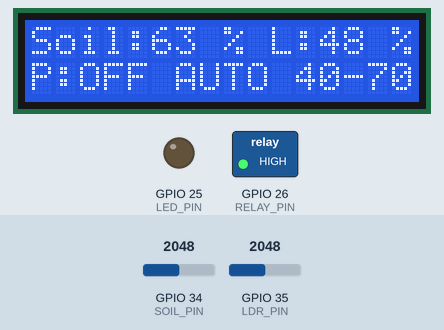
A sketch run on a simulated ESP32. Parts: 16×2 character LCD, switched loads named in the sketch (green lamp = pin HIGH), output pins drawn as LEDs (lit = HIGH). The inputs (shaded band) are chosen by the test bench; at power-on: GPIO 34 (SOIL_PIN) = 2048, GPIO 35 (LDR_PIN) = 2048 (analog values on the 0–4095 scale). WiFi joins after 1.5 s; servers stay silent unless stated; EEPROM starts erased; no MQTT or app messages arrive unless stated; what the sketch prints to the serial monitor is not drawn.

Above: at 2.9 s.
3.0 s: GPIO 34 (SOIL_PIN) set to 2514
At 5.0 s:
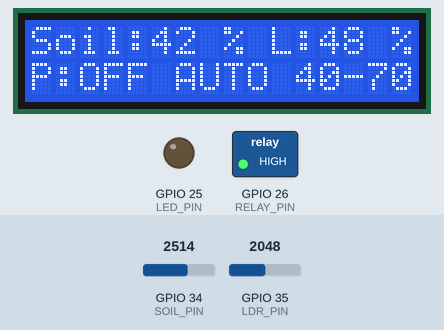
5.3 s: GPIO 34 (SOIL_PIN) set to 2644
At 6.5 s:
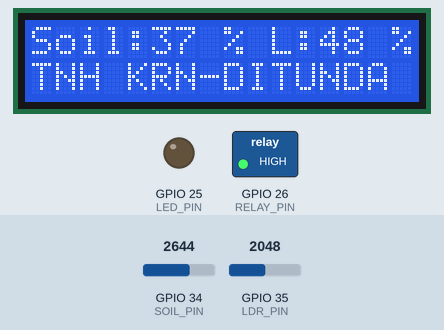
7.3 s: GPIO 35 (LDR_PIN) set to 1973
At 8.2 s:
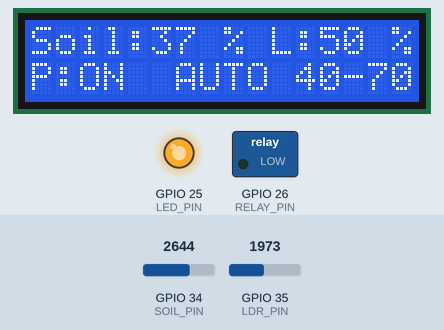
9.4 s: GPIO 35 (LDR_PIN) set to 2866
At 10.7 s:
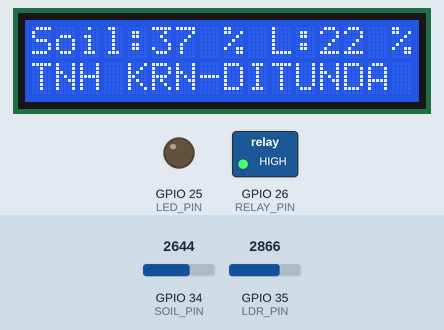
12.9 s: GPIO 34 (SOIL_PIN) set to 2866
At 15.1 s:
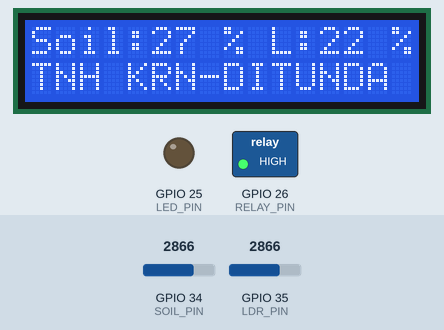
Timing chart, 0 to 16.3 s (numbered marks = the images above; inputs shaded):
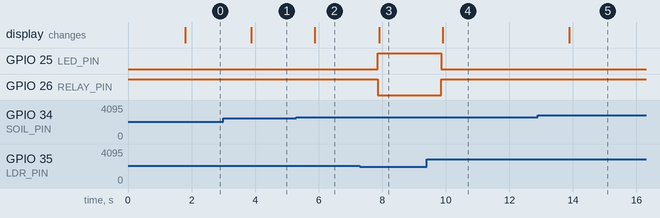

Measured:
- the behaviour switches between 2580 and 2581 on GPIO 34 (SOIL_PIN) (found by bisection; images 1 and 2)
- the behaviour switches between 2001 and 2000 on GPIO 35 (LDR_PIN) (found by bisection; images 2 and 3)
- after the input at 3.0 s, the display: changes after 0.88 s (image 1)
- after the input at 5.3 s, the display: changes after 0.57 s (image 2)
- after the input at 7.3 s, GPIO 25 (LED_PIN): LOW → HIGH after 0.55 s; GPIO 26 (RELAY_PIN): HIGH → LOW after 0.55 s; the display: changes after 0.61 s (image 3)
- after the input at 9.4 s, GPIO 25 (LED_PIN): HIGH → LOW after 0.45 s; GPIO 26 (RELAY_PIN): LOW → HIGH after 0.45 s; the display: changes after 0.51 s (image 4)
- after the input at 12.9 s, the display: changes after 0.98 s (image 5)

The sketch:

sketch.ino
```cpp
/*
 * PotPintar - Smart Plant Care Pot (ESP32)
 *
 * Library (Library Manager / libraries.txt Wokwi):
 *   - PubSubClient
 *   - ArduinoJson (versi 7.x)
 *   - LiquidCrystal I2C
 *   (Preferences, WiFi, Wire sudah bawaan core ESP32)
 *
 * Topic MQTT (harus sama dengan backend):
 *   potpintar/smartplant_azarya_01/telemetry  ESP32 -> backend (JSON)
 *   potpintar/smartplant_azarya_01/status     ESP32 -> backend (online/offline, retained + LWT)
 *   potpintar/smartplant_azarya_01/config     backend -> ESP32 (soil_threshold, retained)
 *   potpintar/smartplant_azarya_01/command    backend -> ESP32 (mode / pump)
 *
 * Full Cloud Decision: Keputusan pompa otomatis diatur oleh Cloud Backend.
 * Keterkaitan LDR & Soil: Malam hari (cahaya < lightThreshold) tidak menyiram meski tanah kering.
 * Relay: HIGH = OFF, LOW = ON.
 */

#include <WiFi.h>
#include <PubSubClient.h>
#include <ArduinoJson.h>
#include <Preferences.h>
#include <Wire.h>
#include <LiquidCrystal_I2C.h>

// ==================================================
// 1. KONFIGURASI WIFI & MQTT (UBAH DI SINI)
// ==================================================

// Masukkan Nama Wi-Fi (SSID) dan Kata Sandi (Password) di sini:
const char* WIFI_SSID     = "KONTRAKIN";         // Ganti dengan nama Wi-Fi Anda
const char* WIFI_PASSWORD = "Bismillahselalu";   // Ganti dengan password Wi-Fi Anda

// Harus broker yang sama dengan MQTT_URL di file .env backend.
const char* MQTT_SERVER = "broker.hivemq.com";
const int   MQTT_PORT   = 1883;
const char* MQTT_USER   = nullptr;  // isi jika broker memakai autentikasi
const char* MQTT_PASS   = nullptr;

const char* DEVICE_ID = "smartplant_azarya_01";

String topicTelemetry, topicStatus, topicConfig, topicCommand;

// ==================================================
// 2. PIN & HARDWARE
// ==================================================

#define SOIL_PIN  34
#define LDR_PIN   35
#define RELAY_PIN 26
#define LED_PIN   25
#define LCD_SDA   21
#define LCD_SCL   22

LiquidCrystal_I2C lcd(0x27, 16, 2);

// Konfigurasi Trigger Relay Fisik:
// Modul relay berjenis Active LOW (Sinyal LOW = Relay ON / Menyiram, Sinyal HIGH = Relay OFF / Standby):
#define RELAY_TRIGGER_ACTIVE_HIGH false

#if RELAY_TRIGGER_ACTIVE_HIGH
  #define RELAY_ON  HIGH
  #define RELAY_OFF LOW
#else
  #define RELAY_ON  LOW
  #define RELAY_OFF HIGH
#endif

// ==================================================
// 3. KALIBRASI SENSOR (tidak diubah dari kode lama)
// ==================================================

// Kalibrasi Sensor:
// Capacitive v1.2 / Analog Soil Sensor:
// - Udara kering: ~3200 - 3600 ADC raw
// - Air / basah: ~1100 - 1400 ADC raw
const int SOIL_DRY_RAW   = 3500; // dinaikkan dari 3000 agar nilai udara (~3200-3400) tidak langsung mentok di 0%
const int SOIL_WET_RAW   = 1200; // nilai saat tanah sangat basah / dicelup air

// Kalibrasi Sensor Cahaya (LDR):
// Modul LDR pengguna bertipe Active-Low (Disorot cahaya ADC turun, Gelap ADC naik):
// - Terang / Disorot Senter = Nilai ADC Rendah (~300 - 600 -> 100% Terang/Siang)
// - Gelap / Ditutup Tangan  = Nilai ADC Tinggi (~3200 - 3800 -> 0% Gelap/Malam)
#define LDR_BRIGHT_IS_HIGH false

#if LDR_BRIGHT_IS_HIGH
  const int LDR_DARK_RAW   = 500;   // Gelap / Malam = ADC rendah (~500 -> 0%)
  const int LDR_BRIGHT_RAW = 3500;  // Terang / Siang = ADC tinggi (~3500 -> 100%)
#else
  const int LDR_DARK_RAW   = 3600;  // Gelap / Ditutup Tangan (ADC tinggi -> 0% Malam)
  const int LDR_BRIGHT_RAW = 400;   // Disorot Cahaya/Senter (ADC rendah -> 100% Terang)
#endif

// ==================================================
// 4. PENGATURAN SISTEM (3 Kriteria Ambang Sensor Custom User)
// ==================================================

const float DEFAULT_DRY_THRESHOLD   = 40.0;   // Kriteria 1: Batas Kering (Mulai Menyiram)
const float DEFAULT_WET_THRESHOLD   = 70.0;   // Kriteria 2: Batas Lembab (Berhenti Menyiram)
const float DEFAULT_LIGHT_THRESHOLD = 50.0;   // Kriteria 3: Batas Cahaya (Kategori Terang/Siang)

float dryThreshold   = DEFAULT_DRY_THRESHOLD;   // diubah dari website, disimpan di Preferences
float wetThreshold   = DEFAULT_WET_THRESHOLD;
float lightThreshold = DEFAULT_LIGHT_THRESHOLD;

const unsigned long SENSOR_INTERVAL     = 1000;   // baca sensor + perbarui LCD setiap 1 detik (lancar & tanpa delay)
const unsigned long PUBLISH_INTERVAL    = 2000;   // kirim telemetri rutin setiap 2 detik (responsif)
const unsigned long WIFI_RETRY_INTERVAL = 15000;
const unsigned long MQTT_RETRY_INTERVAL = 8000;

unsigned long lastSensorRead = 0;
unsigned long lastPublish    = 0;
unsigned long lastWifiTry    = 0;
unsigned long lastMqttTry    = 0;

int soilRaw = 0, lightRaw = 0;
int soilMoisture = 0, lightIntensity = 0;
int lastReportedSoil = -999;
int lastReportedLight = -999;

bool pumpStatus = false;
String systemMode = "AUTO";   // "AUTO" atau "MANUAL"

WiFiClient espClient;
PubSubClient mqtt(espClient);
Preferences prefs;

// ==================================================
// PROTOTYPE FUNGSI (Forward Declarations)
// ==================================================
void updateLCD();
void applyAutoRule();
void publishTelemetry();
void publishStatus(const char* status);
void readSensors();
void setPump(bool state);
void saveThresholds(float dry, float wet, float light);
void loadThresholds();

// ==================================================
// 5. KONTROL POMPA & ANALISIS KONDISI TANAMAN
// ==================================================

// Matriks Hasil Analisis Kondisi & Kebutuhan Tanaman
const char* getPlantAnalysis(int soil, int light, float dryThr, float lightThr) {
  bool isMalam = (float)light < lightThr;
  bool isKering = (float)soil < dryThr;

  if (isMalam) {
    if (isKering) {
      // Aturan 4: Jika malam hari dan tanah kering, tampilkan status ini
      return "TANAH KERING - PENYIRAMAN DITUNDA";
    } else {
      return "Malam hari: kelembapan terjaga, tanaman beristirahat";
    }
  } else {
    // Siang hari
    if (isKering) {
      return "Siang hari: tanah kering di bawah ambang, menyiram otomatis";
    } else {
      return "Siang hari: kelembapan mencukupi di atas ambang, pompa standby";
    }
  }
}

void setPump(bool state) {
  int relayVal = state ? RELAY_ON : RELAY_OFF;
  digitalWrite(RELAY_PIN, relayVal);
  digitalWrite(LED_PIN, state ? HIGH : LOW);
  if (pumpStatus != state) {
    pumpStatus = state;
    Serial.printf("[KONTROL POMPA] Status Pompa: %s -> Pin Relay %d diset ke: %s\n",
                  state ? "MENYALA (ON)" : "MATI (OFF)",
                  RELAY_PIN,
                  relayVal == HIGH ? "HIGH (3.3V)" : "LOW (0V)");
    // Jeda 20ms agar percikan kontak relay mereda sebelum mengirim data ke LCD & MQTT
    delay(20);
    updateLCD();
    publishTelemetry();  // Langsung kirim ke website seketika saat status pompa berubah
  }
}

// Logika Penyiraman Otomatis Memenuhi 3 Kriteria Custom User:
// 1. Kriteria Cahaya (light_threshold): Pompa HANYA boleh menyiram saat Siang/Terang (cahaya >= lightThreshold).
//    Jika Malam/Gelap (cahaya < lightThreshold), pompa SELALU OFF meskipun tanah kering!
// 2. Kriteria Batas Kering (dry_threshold): Pompa MULAI MENYALA saat tanah kering (soil < dryThreshold).
// 3. Kriteria Batas Lembab (wet_threshold): Pompa BERHENTI MENYIRAM saat tanah cukup basah (soil >= wetThreshold).
// Di antara dryThreshold dan wetThreshold: sistem mempertahankan status pompa (histeresis).
void applyAutoRule() {
  if (systemMode != "AUTO") return;

  // Evaluasi Kriteria 3: Ambang Batas Cahaya (Siang vs Malam)
  bool isMalam = (float)lightIntensity < lightThreshold;

  if (isMalam) {
    // Kriteria 3: Malam Hari -> Pompa WAJIB MATI
    if (pumpStatus) {
      Serial.printf("[AUTO RULE] Cahaya Redup/Malam (%d%% < Ambang=%.1f%%) -> Pompa Dimatikan.\n",
                    lightIntensity, lightThreshold);
      setPump(false);
    }
    return; // Proteksi malam: hentikan eksekusi, pompa dilarang menyiram
  }

  // Evaluasi Kriteria 1 & 2: Siang Hari (cahaya >= lightThreshold)
  if ((float)soilMoisture < dryThreshold) {
    // Kriteria 1: Tanah Kering di bawah batas user -> Nyalakan Pompa
    if (!pumpStatus) {
      Serial.printf("[AUTO RULE] MEMENUHI 3 KRITERIA: Siang (%d%% >= %.1f%%) & Tanah Kering (%d%% < %.1f%%) -> Pompa MENYALA (ON).\n",
                    lightIntensity, lightThreshold, soilMoisture, dryThreshold);
    }
    setPump(true);
  } else if ((float)soilMoisture >= wetThreshold) {
    // Kriteria 2: Tanah Lembab mencapai/melebihi batas user -> Matikan Pompa
    if (pumpStatus) {
      Serial.printf("[AUTO RULE] TARGET TERCAPAI: Tanah Lembab (%d%% >= Target=%.1f%%) -> Pompa MATI (OFF).\n",
                    soilMoisture, wetThreshold);
    }
    setPump(false);
  }
}

// ==================================================
// 6. PREFERENCES (ambang tersimpan permanen)
// ==================================================

void loadThresholds() {
  prefs.begin("potpintar", true);  // read-only
  dryThreshold   = prefs.getFloat("dry_thr", DEFAULT_DRY_THRESHOLD);
  wetThreshold   = prefs.getFloat("wet_thr", DEFAULT_WET_THRESHOLD);
  lightThreshold = prefs.getFloat("light_thr", DEFAULT_LIGHT_THRESHOLD);
  // fallback jika masih ada konfigurasi lama
  if (!prefs.isKey("dry_thr") && prefs.isKey("thr")) {
    dryThreshold = prefs.getFloat("thr", DEFAULT_DRY_THRESHOLD);
  }
  prefs.end();

  if (isnan(dryThreshold) || dryThreshold < 0 || dryThreshold > 100) {
    dryThreshold = DEFAULT_DRY_THRESHOLD;
  }
  if (isnan(wetThreshold) || wetThreshold < 0 || wetThreshold > 100) {
    wetThreshold = DEFAULT_WET_THRESHOLD;
  }
  if (isnan(lightThreshold) || lightThreshold < 0 || lightThreshold > 100) {
    lightThreshold = DEFAULT_LIGHT_THRESHOLD;
  }
  if (dryThreshold >= wetThreshold) {
    dryThreshold = DEFAULT_DRY_THRESHOLD;
    wetThreshold = DEFAULT_WET_THRESHOLD;
  }
  Serial.printf("Ambang dimuat dari Preferences: kering=%.1f | lembab=%.1f | cahaya=%.1f\n",
                dryThreshold, wetThreshold, lightThreshold);
}

void saveThresholds(float dry, float wet, float light) {
  prefs.begin("potpintar", false);
  prefs.putFloat("dry_thr", dry);
  prefs.putFloat("wet_thr", wet);
  prefs.putFloat("light_thr", light);
  prefs.end();
}

// ==================================================
// 7. PUBLISH MQTT
// ==================================================

void publishStatus(const char* status) {
  if (!mqtt.connected()) return;
  char buf[128];
  snprintf(buf, sizeof(buf), "{\"device_id\":\"%s\",\"status\":\"%s\"}", DEVICE_ID, status);
  mqtt.publish(topicStatus.c_str(), buf, true);  // retained
}

void publishTelemetry() {
  if (!mqtt.connected()) return;

  JsonDocument doc;
  doc["device_id"]       = DEVICE_ID;
  doc["soil_moisture"]   = soilMoisture;
  doc["light_intensity"] = lightIntensity;
  doc["pump_status"]     = pumpStatus ? "ON" : "OFF";
  doc["mode"]            = systemMode;
  doc["dry_threshold"]   = dryThreshold;
  doc["wet_threshold"]   = wetThreshold;
  doc["light_threshold"] = lightThreshold;
  doc["soil_threshold"]  = dryThreshold;  // kompatibilitas dengan pembaca lama
  doc["analysis"]        = getPlantAnalysis(soilMoisture, lightIntensity, dryThreshold, lightThreshold);
  doc["soil_state"]      = (float)soilMoisture < dryThreshold ? "Kering" : "Lembab";
  doc["light_state"]     = (float)lightIntensity >= lightThreshold ? "Terang (Siang)" : "Redup (Malam)";

  char buf[512];
  size_t n = serializeJson(doc, buf, sizeof(buf));
  if (mqtt.publish(topicTelemetry.c_str(), (const uint8_t*)buf, n, false)) {
    lastPublish = millis();
  }
}

// ==================================================
// 8. MQTT CALLBACK
// ==================================================

void handleConfig(const JsonDocument& doc) {
  if (doc["device_id"].is<const char*>() && String((const char*)doc["device_id"]) != DEVICE_ID) return;

  float newDry   = dryThreshold;
  float newWet   = wetThreshold;
  float newLight = lightThreshold;

  if (doc["dry_threshold"].is<float>()) {
    float v = doc["dry_threshold"].as<float>();
    if (!isnan(v) && v >= 0 && v <= 100) newDry = v;
  } else if (doc["soil_threshold"].is<float>()) {
    float v = doc["soil_threshold"].as<float>();
    if (!isnan(v) && v >= 0 && v <= 100) newDry = v;
  }

  if (doc["wet_threshold"].is<float>()) {
    float v = doc["wet_threshold"].as<float>();
    if (!isnan(v) && v >= 0 && v <= 100) newWet = v;
  }

  if (doc["light_threshold"].is<float>()) {
    float v = doc["light_threshold"].as<float>();
    if (!isnan(v) && v >= 0 && v <= 100) newLight = v;
  }

  if (newDry >= newWet) {
    Serial.println("Config diabaikan: batas kering harus lebih kecil dari batas lembab");
    return;
  }

  if (newDry != dryThreshold || newWet != wetThreshold || newLight != lightThreshold) {
    dryThreshold   = newDry;
    wetThreshold   = newWet;
    lightThreshold = newLight;
    saveThresholds(dryThreshold, wetThreshold, lightThreshold);
    Serial.printf("Ambang baru disimpan: kering=%.1f | lembab=%.1f | cahaya=%.1f\n", dryThreshold, wetThreshold, lightThreshold);
  }
  applyAutoRule();
  updateLCD();
  publishTelemetry();
}

void handleCommand(const JsonDocument& doc) {
  if (doc["device_id"].is<const char*>() && String((const char*)doc["device_id"]) != DEVICE_ID) return;

  if (doc["mode"].is<const char*>()) {
    String m = (const char*)doc["mode"];
    if (m == "AUTO") {
      systemMode = "AUTO";
      applyAutoRule();
    } else if (m == "MANUAL") {
      systemMode = "MANUAL";
    }
  }
  // Menerima perintah status pompa baik dari kendali manual maupun dari keputusan otomatisasi Cloud
  if (doc["pump"].is<const char*>()) {
    String p = (const char*)doc["pump"];
    if (p == "ON") setPump(true);
    else if (p == "OFF") setPump(false);
  }
  updateLCD();
  publishTelemetry();
}

void mqttCallback(char* topic, byte* payload, unsigned int length) {
  JsonDocument doc;
  DeserializationError err = deserializeJson(doc, payload, length);
  if (err) {
    Serial.print("JSON tidak valid: ");
    Serial.println(err.c_str());
    return;
  }
  String t = String(topic);
  if (t == topicConfig) handleConfig(doc);
  else if (t == topicCommand) handleCommand(doc);
}

// ==================================================
// 9. KONEKSI NON-BLOCKING
// ==================================================

void maintainConnections() {
  unsigned long now = millis();

  if (WiFi.status() != WL_CONNECTED) {
    if (now - lastWifiTry >= WIFI_RETRY_INTERVAL) {
      lastWifiTry = now;
      Serial.printf("Wi-Fi terputus, mencoba menyambung ulang ke %s...\n", WIFI_SSID);
      WiFi.disconnect();
      WiFi.begin(WIFI_SSID, WIFI_PASSWORD);
    }
    return;  // tanpa WiFi: lewati MQTT, kontrol lokal tetap jalan
  }

  if (!mqtt.connected()) {
    if (now - lastMqttTry >= MQTT_RETRY_INTERVAL) {
      lastMqttTry = now;
      String clientId = String(DEVICE_ID) + "_" + String((uint32_t)ESP.getEfuseMac(), HEX);
      char will[128];
      snprintf(will, sizeof(will), "{\"device_id\":\"%s\",\"status\":\"offline\"}", DEVICE_ID);

      Serial.print("Menghubungkan MQTT...");
      // LWT: broker mengumumkan "offline" (retained) bila ESP32 hilang tiba-tiba.
      if (mqtt.connect(clientId.c_str(), MQTT_USER, MQTT_PASS,
                       topicStatus.c_str(), 1, true, will, true)) {
        Serial.println("Terhubung");
        mqtt.subscribe(topicConfig.c_str(), 1);   // retained: ambang terbaru langsung diterima
        mqtt.subscribe(topicCommand.c_str(), 1);
        publishStatus("online");
        publishTelemetry();
      } else {
        Serial.print("Gagal, state=");
        Serial.println(mqtt.state());
      }
    }
  }
}

// ==================================================
// 10. SENSOR (Multi-sampling 16x & Kalibrasi Presisi)
// ==================================================

void readSensors() {
  // Multi-sampling 16x untuk meredam noise ADC ESP32 dan lonjakan daya Wi-Fi
  long soilSum = 0;
  long lightSum = 0;
  for (int i = 0; i < 16; i++) {
    soilSum += analogRead(SOIL_PIN);
    lightSum += analogRead(LDR_PIN);
    delay(2);
  }
  soilRaw  = (int)(soilSum / 16);
  lightRaw = (int)(lightSum / 16);

  // Konversi nilai ADC analog ke persentase 0 - 100%
  if (SOIL_DRY_RAW > SOIL_WET_RAW) {
    soilMoisture = map(soilRaw, SOIL_DRY_RAW, SOIL_WET_RAW, 0, 100);
  } else {
    soilMoisture = map(soilRaw, SOIL_DRY_RAW, SOIL_WET_RAW, 100, 0);
  }
  lightIntensity = map(lightRaw, LDR_DARK_RAW, LDR_BRIGHT_RAW, 0, 100);

  soilMoisture   = constrain(soilMoisture, 0, 100);
  lightIntensity = constrain(lightIntensity, 0, 100);

  Serial.printf("[SENSOR DIAGNOSTIK] Soil Pin 34 Raw=%d -> %d%% | LDR Pin 35 Raw=%d -> %d%% | Mode=%s | Pompa=%s\n",
                soilRaw, soilMoisture, lightRaw, lightIntensity,
                systemMode.c_str(), pumpStatus ? "ON" : "OFF");
  const char* sState = (float)soilMoisture < dryThreshold ? "Kering" : "Lembab";
  const char* lState = (float)lightIntensity >= lightThreshold ? "Terang" : "Redup";
  Serial.printf("[ANALISIS] Kelembapan: %s | Cahaya: %s -> %s\n",
                sState, lState, getPlantAnalysis(soilMoisture, lightIntensity, dryThreshold, lightThreshold));
}

// ==================================================
// 11. LCD (Responsif, Anti-Hilang & Anti-Karakter Acak)
// ==================================================

void updateLCD() {
  lcd.display();      // Pastikan display selalu aktif (tidak blank)

  char line1[17];
  snprintf(line1, sizeof(line1), "Soil:%-3d%% L:%-3d%%  ", soilMoisture, lightIntensity);
  line1[16] = '\0';
  lcd.setCursor(0, 0);
  lcd.print(line1);

  char line2[17];
  bool isMalam = (float)lightIntensity < lightThreshold;
  bool isKering = (float)soilMoisture < dryThreshold;

  if (systemMode == "AUTO" && isMalam && isKering) {
    // Aturan 4: Jika malam hari dan tanah kering, tampilkan status tunda pada LCD
    snprintf(line2, sizeof(line2), "TNH KRN-DITUNDA ");
  } else {
    // Menampilkan status pompa, mode, dan rentang ambang custom user (Kering - Lembab)
    snprintf(line2, sizeof(line2), "P:%-3s %-4s %02d-%02d ",
             pumpStatus ? "ON" : "OFF",
             systemMode == "AUTO" ? "AUTO" : "MANU",
             (int)dryThreshold,
             (int)wetThreshold);
  }
  line2[16] = '\0';
  lcd.setCursor(0, 1);
  lcd.print(line2);
}

// ==================================================
// 12. SETUP & LOOP
// ==================================================

void setup() {
  Serial.begin(115200);

  pinMode(RELAY_PIN, OUTPUT);
  digitalWrite(RELAY_PIN, RELAY_OFF);
  pinMode(LED_PIN, OUTPUT);
  digitalWrite(LED_PIN, LOW);

  // Konfigurasi ADC Sensor ESP32 (Resolusi 12-bit & Skala Penuh 0 - 3.3V)
  pinMode(SOIL_PIN, INPUT);
  pinMode(LDR_PIN, INPUT);
  analogReadResolution(12);
  analogSetPinAttenuation(SOIL_PIN, ADC_11db); // Skala penuh hingga ~3.3V
  analogSetPinAttenuation(LDR_PIN, ADC_11db);

  Wire.begin(LCD_SDA, LCD_SCL);
  Wire.setClock(100000); // 100 kHz standar
  Wire.setTimeOut(30);
  lcd.init();
  lcd.backlight();
  lcd.setCursor(0, 0);
  lcd.print("SMART PLANT POT ");
  lcd.setCursor(0, 1);
  lcd.print("Starting...     ");

  loadThresholds(); // Ambang batas kelembapan & cahaya dari flash

  String base = String("potpintar/") + DEVICE_ID;
  topicTelemetry = base + "/telemetry";
  topicStatus    = base + "/status";
  topicConfig    = base + "/config";
  topicCommand   = base + "/command";

  mqtt.setServer(MQTT_SERVER, MQTT_PORT);
  mqtt.setCallback(mqttCallback);
  mqtt.setBufferSize(512);
  mqtt.setKeepAlive(30);

  // Sambungkan ke Wi-Fi yang ditentukan pada kode
  Serial.printf("\n[WIFI] Menghubungkan ke: %s\n", WIFI_SSID);
  lcd.setCursor(0, 1);
  lcd.print("WiFi Connecting ");

  WiFi.mode(WIFI_STA);
  WiFi.setAutoReconnect(true);
  WiFi.begin(WIFI_SSID, WIFI_PASSWORD);
  lastWifiTry = millis();

  unsigned long start = millis();
  while (WiFi.status() != WL_CONNECTED && millis() - start < 10000) {
    delay(400);
    Serial.print(".");
  }
  Serial.println();

  if (WiFi.status() == WL_CONNECTED) {
    Serial.printf("[WIFI] Sukses terhubung ke %s | IP: %s\n", WIFI_SSID, WiFi.localIP().toString().c_str());
  } else {
    Serial.printf("[WIFI] Gagal terhubung ke %s. Sistem tetap menjalankan kontrol otomatis lokal.\n", WIFI_SSID);
  }

  // Pembacaan pertama agar kontrol dan tampilan langsung aktif
  readSensors();
  applyAutoRule();
  updateLCD();
}

void loop() {
  maintainConnections();
  if (mqtt.connected()) mqtt.loop();

  unsigned long now = millis();

  if (now - lastSensorRead >= SENSOR_INTERVAL) {
    lastSensorRead = now;
    readSensors();
    applyAutoRule();   // LOKAL: tidak butuh internet
    updateLCD();

    // Deteksi instan: Bila nilai sensor berubah cukup besar, langsung kirim ke website
    if (abs(soilMoisture - lastReportedSoil) >= 2 || abs(lightIntensity - lastReportedLight) >= 3) {
      lastReportedSoil = soilMoisture;
      lastReportedLight = lightIntensity;
      publishTelemetry();
    }
  }

  if (now - lastPublish >= PUBLISH_INTERVAL) {
    lastPublish = now;
    lastReportedSoil = soilMoisture;
    lastReportedLight = lightIntensity;
    publishTelemetry();
  }
}
```
